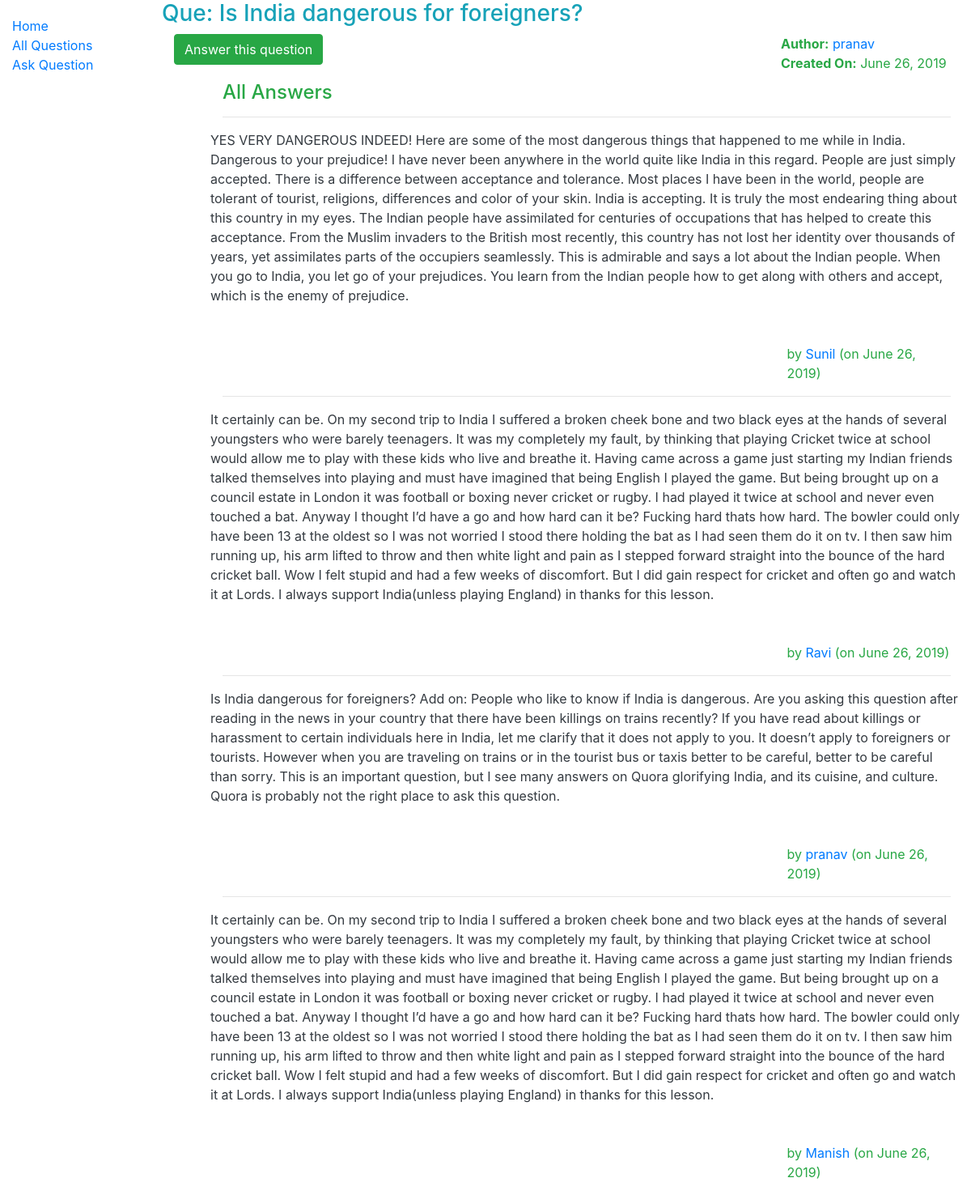
/myquora/question/6, run on an earlier commit of the app's database.
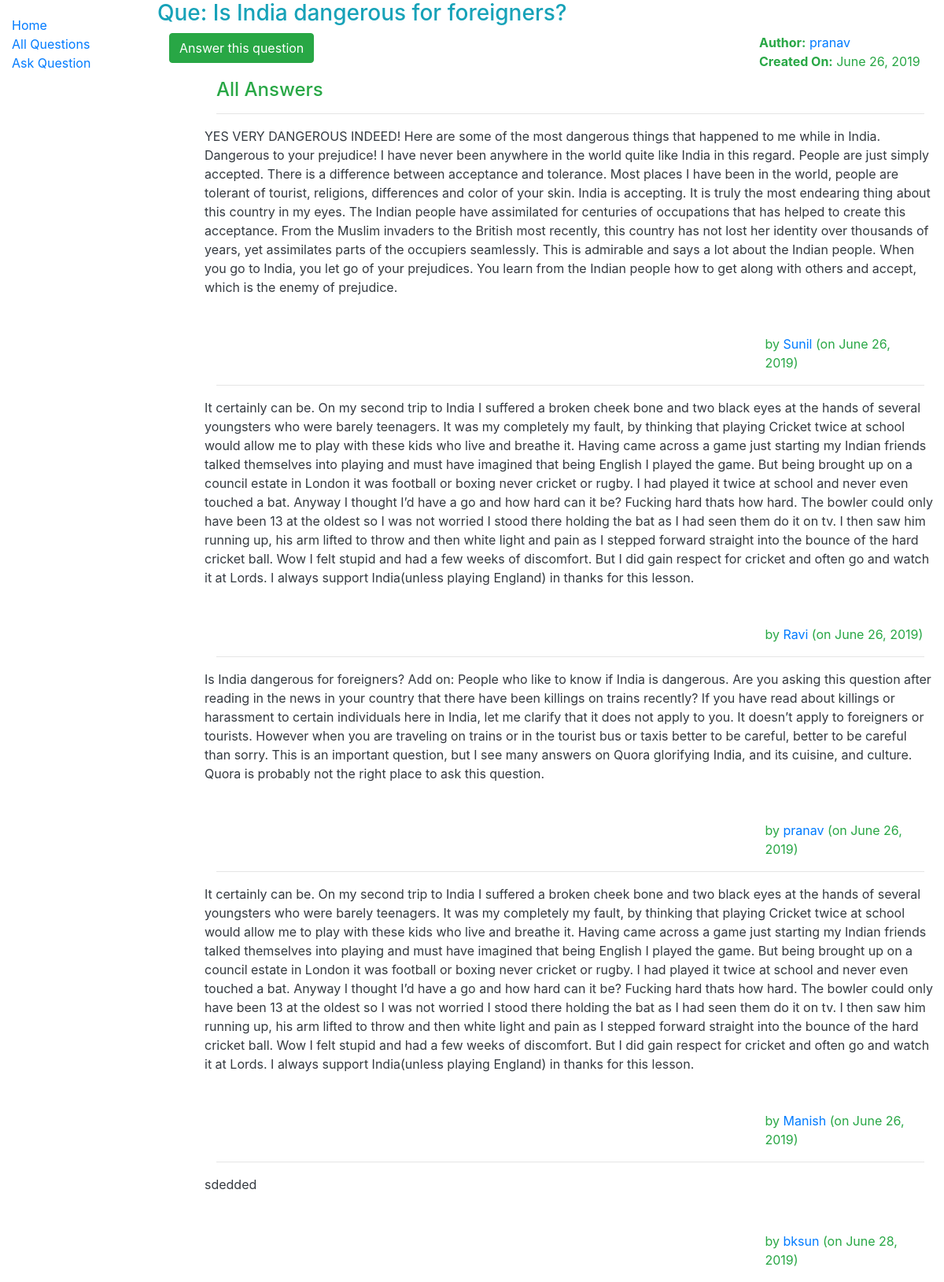
And on a later commit of the database.
### myquora/models.py (models this page shows, shortened)
class Answer(models.Model):
    author = models.ForeignKey(Author, on_delete=models.SET_NULL, null=True)
    question = models.ForeignKey('Question', on_delete=models.SET_NULL, null=True)
    answer_text = models.TextField(max_length=2000, help_text='Write your answer here...')
    date_created = models.DateField(null=True, default=datetime.now())
    date_updated = models.DateField(null=True, default=datetime.now())
    upvote = models.IntegerField(default=0)
    downvote = models.IntegerField(default=0)
    views = models.IntegerField(default=0)

class Author(models.Model):
    user = models.ForeignKey(User, on_delete=models.CASCADE)
    email = models.EmailField(max_length=70,blank=True)
    date_created = models.DateField(null=True, default=datetime.now())
    credits =  models.IntegerField(default=0)
    def get_absolute_url(self):
        return reverse('author-detail', args=[str(self.id)])
    def __str__(self):
        return f'{self.user.username}'

### myquora/views.py (the view)
# urls.py: path('question/<int:pk>', views.QuestionDetailView.as_view(), name='question-detail'),
class QuestionDetailView(generic.DetailView):
    model = Question
    paginate_by = 3
    def get_context_data(self, **kwargs):
        context = super().get_context_data(**kwargs)
        print(context)
        questionId = self.kwargs['pk']
        print(questionId)
        question = Question.objects.get(id=questionId)
        context['answer_list'] = Answer.objects.filter(question=question)
        context['answer_url'] = '/myquora/question/' + str(questionId) + '/answer'
        return context

### myquora/models.py (called while the page is built)
    def __str__(self):
        return f'{self.question_text}'

### myquora/templates/myquora/question_detail.html
{% extends "base_generic.html" %}
{% block content %}
<div class="row text-info">
    <h3>Que: {{ question.question_text }} </h3>
</div>
  <div class="text-success">
    <div class="row">
        <div class="col">
          <a href="{{answer_url}}" class="btn btn-success" role="button">Answer this question</a>
        </div>
        <div class="col-6"></div>
        <div class="col">
          <strong>Author:</strong> <a href="{{ question.author.get_absolute_url }}">{{ question.author }}</a>
          <br>
          <strong>Created On:</strong> {{ question.date_created }}
        </div>
    </div>
  <div style="margin-left:20px;margin-top:10px; margin-right: 10px;">
    {% if answer_list %}
    <ul>
        <h4>All Answers</h4>
      {% for answer in answer_list %}
            <hr></hr>
          <div class="row text-dark">
            {{ answer.answer_text }}</a>
          </div>
          <br>
          <br>
          <div class="row text-success">
              <div class="col"></div>
              <div class="col-6"></div>
              <div class="col">
                  by <a href="{{ answer.author.get_absolute_url }}">{{answer.author}} </a>
                  (on {{answer.date_updated}})
              </div>
          </div>
      {% endfor %}
    </ul>
    {% else %}
    <div class="text-danger">
        There are no answers for this question.
    </div>
    {% endif %}
  </div>
{% endblock %}

What changed in the data, as far as the page shows it:
added Answer: answer_text "sdedded", author "bksun", date_updated "June 28, 2019"
